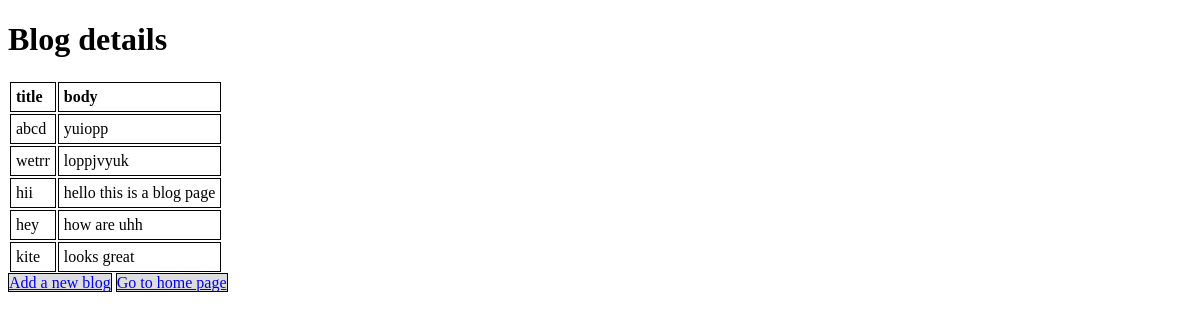
Screenshot of /writinblogs/displayblog/ with the database file from the repository.
### writinblogs/models.py (models this page shows, shortened)
class BlogPost(models.Model):
    title= models.CharField(max_length=200)
    body= models.CharField(max_length=200)

### writinblogs/views.py (the view)
# urls.py: path('displayblog/',views.displayblog,name='displayblog'),
def displayblog(request):
    b=BlogPost.objects.all()
    return render(request,'displayblog.html',{'BlogPost':b})

### writinblogs/templates/displayblog.html (shortened to what this page needs)
<!DOCTYPE html>
<html lang="en">
    <head>
    </head>
    <body>
        <h1>Blog details</h1>
        <table>
            <tr>
                <th>title</th>
                <th>body</th>
            </tr>
            {% for data in BlogPost %}
            <tr>
                <td>{{data.title}}</td>
                <td>{{data.body}}</td>
            </tr>
            {% endfor %}
        </table>
        <a href="/writinblogs/createblog">Add a new blog</a>
        <a href="/writinblogs">Go to home page</a>
    </body>
    </html>

### writinblogs/templates/displayblog.html (style rules this page uses)
th,td { border:1px solid black; text-align: left; padding:5px; }
a { border: 1px solid black; background-color: #dddddd; }

### rows the page displays
BlogPost: title "abcd", body "yuiopp"
BlogPost: title "wetrr", body "loppjvyuk"
BlogPost: title "hii", body "hello this is a blog page"
BlogPost: title "hey", body "how are uhh"
BlogPost: title "kite", body "looks great"
